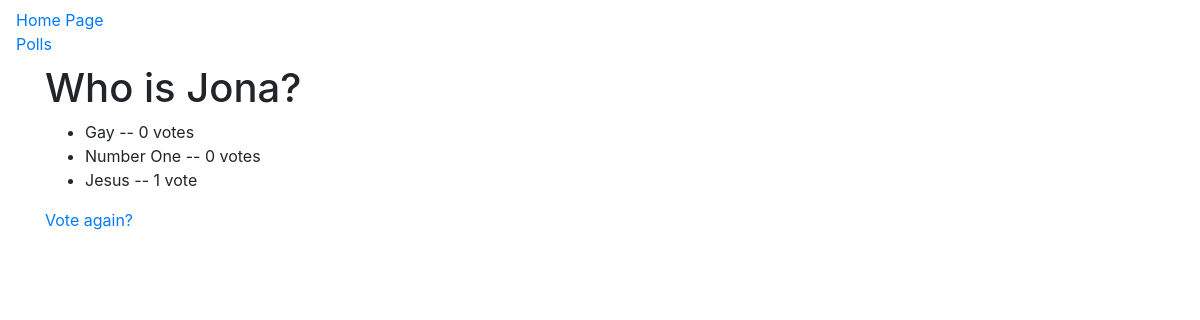
The page /polls/4/results/ on the database its author committed.
### polls/models.py (models this page shows, shortened)
class Question(models.Model):
    question_text = models.CharField(max_length=200)
    pub_date = models.DateTimeField('date published')

class Choice(models.Model):
    question = models.ForeignKey(Question, on_delete=models.CASCADE)
    choice_text = models.CharField(max_length=200)
    votes = models.IntegerField(default=0)

### polls/views.py (the view)
# urls.py: url(r'^(?P<pk>[0-9]+)/results/$', views.ResultsView.as_view(), name='results'),
class ResultsView(generic.DetailView):
    model = Question
    template_name = 'polls/results.html'

### polls/templates/polls/results.html
{% extends 'lib/base.html' %}
{% block container %}
<h1>{{ question.question_text }}</h1>
<ul>
    {% for choice in question.choice_set.all %}
    <li>{{ choice.choice_text }} -- {{ choice.votes }} vote{{ choice.votes|pluralize }} </li>
    {% endfor %}
</ul>
<a href="{% url 'polls:detail' question.id %}">Vote again?</a>
{% endblock %}

### rows shown on the page
Question: question_text "Who is Jona?"
Choice: choice_text "Gay", votes "0"
Choice: choice_text "Number One", votes "0"
Choice: choice_text "Jesus", votes "1"
